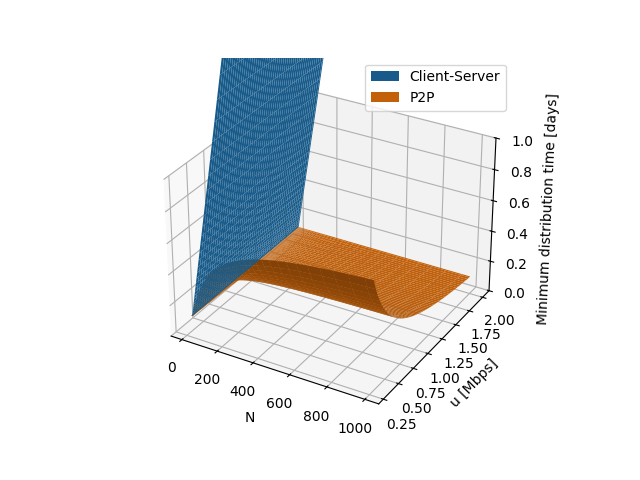

Reproduce this figure in Python.
import matplotlib.pyplot as plt
import numpy as np


def main():
    x = np.logspace(np.log10(10), np.log10(1000), 100)
    y = np.linspace(0.3, 2.0, 100)
    X, Y = np.meshgrid(x, y)

    coef = 20_000 / (60 * 60 * 24)
    Z1 = coef * np.maximum(0.5, X / 30)
    Z2 = coef * np.maximum(0.5, X / (30 + X * Y))

    fig = plt.figure()

    ax = fig.add_subplot(111, projection="3d")
    ax.set_zlim(0, 1)
    ax.plot_surface(X, Y, Z1, label="Client-Server")
    ax.plot_surface(X, Y, Z2, label="P2P")
    ax.legend()

    ax.set_xlabel("N")
    ax.set_ylabel("u [Mbps]")
    ax.set_zlabel("Minimum distribution time [days]")

    plt.show()


if __name__ == "__main__":
    main()
